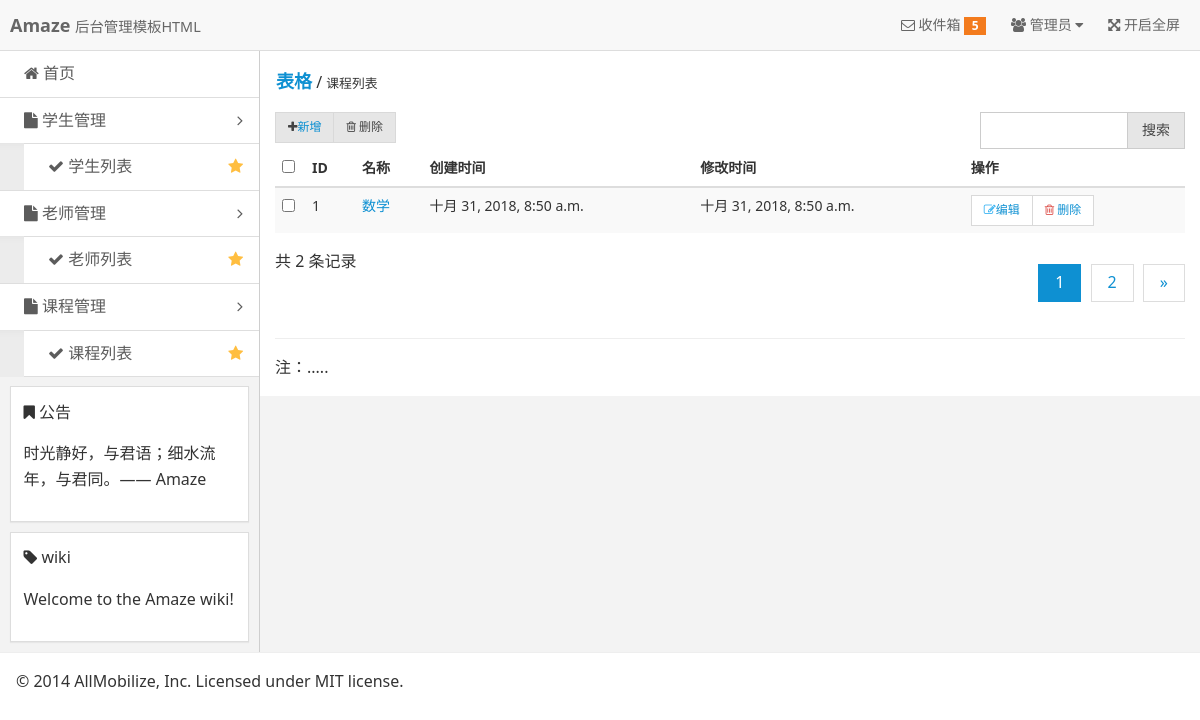
The page /courselist/1/ on the database its author committed.
### Person/models.py (models this page shows)
class Course(models.Model):
    name=models.EmailField(verbose_name='课程名称',max_length=50)
    descrption=models.TextField(verbose_name='课程描述',max_length=1000)
    createby=models.CharField(verbose_name='创建人', max_length=10)
    createdate = models.DateTimeField(verbose_name='创建时间', auto_now=True)
    modifyby = models.CharField(verbose_name='修改人', max_length=10)
    modifydate = models.DateTimeField(verbose_name='修改时间', auto_now=True)
    teachers=models.ManyToManyField("Teacher")

### Person/views.py (the view)
# urls.py: path('courselist/<int:page>/', person_views.CourseList,name='courselist'),
def CourseList(request,page):
    courselist=Course.objects.all();
    paginator=Paginator(courselist,1)
    try:
        courses=paginator.page(page)
    except PageNotAnInteger:
        courses=paginator.page(1)
    except EmptyPage:
        courses=paginator.page(paginator.num_pages)
    return render(request,'Person/CourseList.html',{'courses':courses})

### templates/Person/CourseList.html (shortened to what this page needs)
{% extends 'Person/base.html' %}
{% block body1 %}
     <div class="admin-content">
    <div class="am-cf am-padding">
      <div class="am-fl am-cf"><strong class="am-text-primary am-text-lg">表格</strong> / <small>课程列表</small></div>
    </div>
    <div class="am-g">
      <div class="am-u-md-6 am-cf">
        <div class="am-fl am-cf">
          <div class="am-btn-toolbar am-fl">
            <div class="am-btn-group am-btn-group-xs">
              <button type="button" class="am-btn am-btn-default"><span class="am-icon-plus"></span><a href="{% url 'courseadd' %}">新增</a></button>
              <button type="button" class="am-btn am-btn-default"><span class="am-icon-trash-o"></span> 删除</button>
            </div>
          </div>
        </div>
      </div>
      <div class="am-u-md-3 am-cf">
          <form>
        <div class="am-fr">
          <div class="am-input-group am-input-group-sm">
            <input type="text" class="am-form-field" />
                <span class="am-input-group-btn">
                  <button class="am-btn am-btn-default" type="submit">搜索</button>
                </span>
          </div>
        </div>
          </form>
      </div>
    </div>
    <div class="am-g">
      <div class="am-u-sm-12">
        <form class="am-form">
          <table class="am-table am-table-striped am-table-hover table-main">
            <thead>
              <tr>
                <th class="table-check"><input type="checkbox" /></th><th class="table-id">ID</th><th class="table-title">名称</th><th class="table-date">创建时间</th><th class="table-date">修改时间</th><th class="table-set">操作</th>
              </tr>
          </thead>
          <tbody>
{% for course in courses.object_list %}
            <tr>
              <td><input type="checkbox" value="{{ course.id }}"/></td>
              <td>{{ course.id }}</td>
              <td><a href="#">{{ course.name }}</a></td>
              <td>{{ course.createdate }}</td>
                <td>{{ course.modifydate }}</td>
              <td>
                <div class="am-btn-toolbar">
                  <div class="am-btn-group am-btn-group-xs">
                    <button class="am-btn am-btn-default am-btn-xs am-text-secondary"><span class="am-icon-pencil-square-o"></span><a href="{% url 'coursedetail' course.id %}">编辑</a></button>
                    <button class="am-btn am-btn-default am-btn-xs am-text-danger"><span class="am-icon-trash-o"></span> <a href="{% url 'coursedelete' course.id %}">删除</a></button>
                  </div>
                </div>
              </td>
            </tr>
{% endfor %}
          </tbody>
        </table>
          <div class="am-cf">
  共 {{ courses.paginator.count }} 条记录
  <div class="am-fr">
    <ul class="am-pagination">
        {% for page in courses.paginator.page_range %}
        {% if page == courses.number %} <li class="am-active" ><a href="{% url 'courselist' page %}">{{ page }}</a></li>
        {% else %}
             <li ><a href="{% url 'courselist' page %}">{{ page }}</a></li>
        {% endif %}
        {% endfor %}
         {% if courses.has_next %}
          <li><a href="{% url 'courselist' courses.next_page_number %}">»</a></li>
         {% endif %}
    </ul>
  </div>
</div>
          <hr />
          <p>注：.....</p>
        </form>
      </div>
    </div>
  </div>
{% endblock %}

### static/assets/css/admin.css (style rules this page uses)
ul { margin-top: 0; }
.admin-content { width: auto; overflow: hidden; height: 100%; background: #fff; }
.table-main { font-size: 1.4rem; padding: .5rem; }
.table-main button { background: #fff; }
.table-check { width: 30px; }
.table-id { width: 50px; }

### rows shown on the page
Course: id "1", name "数学", createdate "十月 31, 2018, 8:50 a.m.", modifydate "十月 31, 2018, 8:50 a.m."

### other values the page prints
{{ courses.paginator.count }} "2"
{{ page }} "1"
{{ page }} "2"
